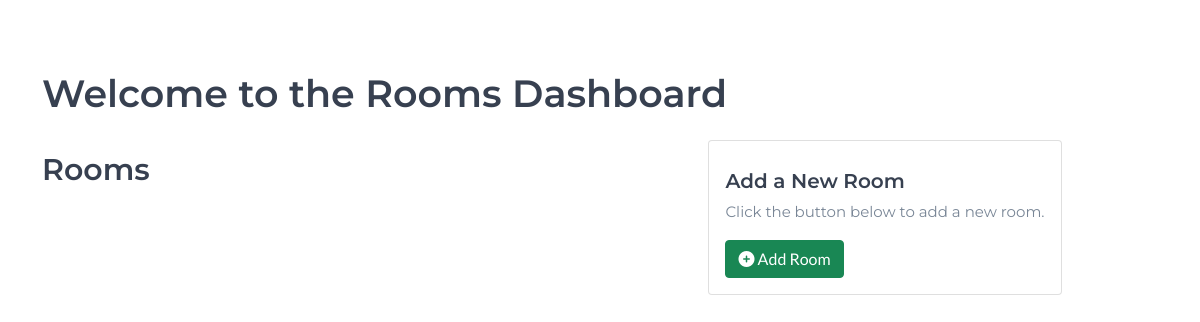
The app's page /receptionists/dash.php, older data.
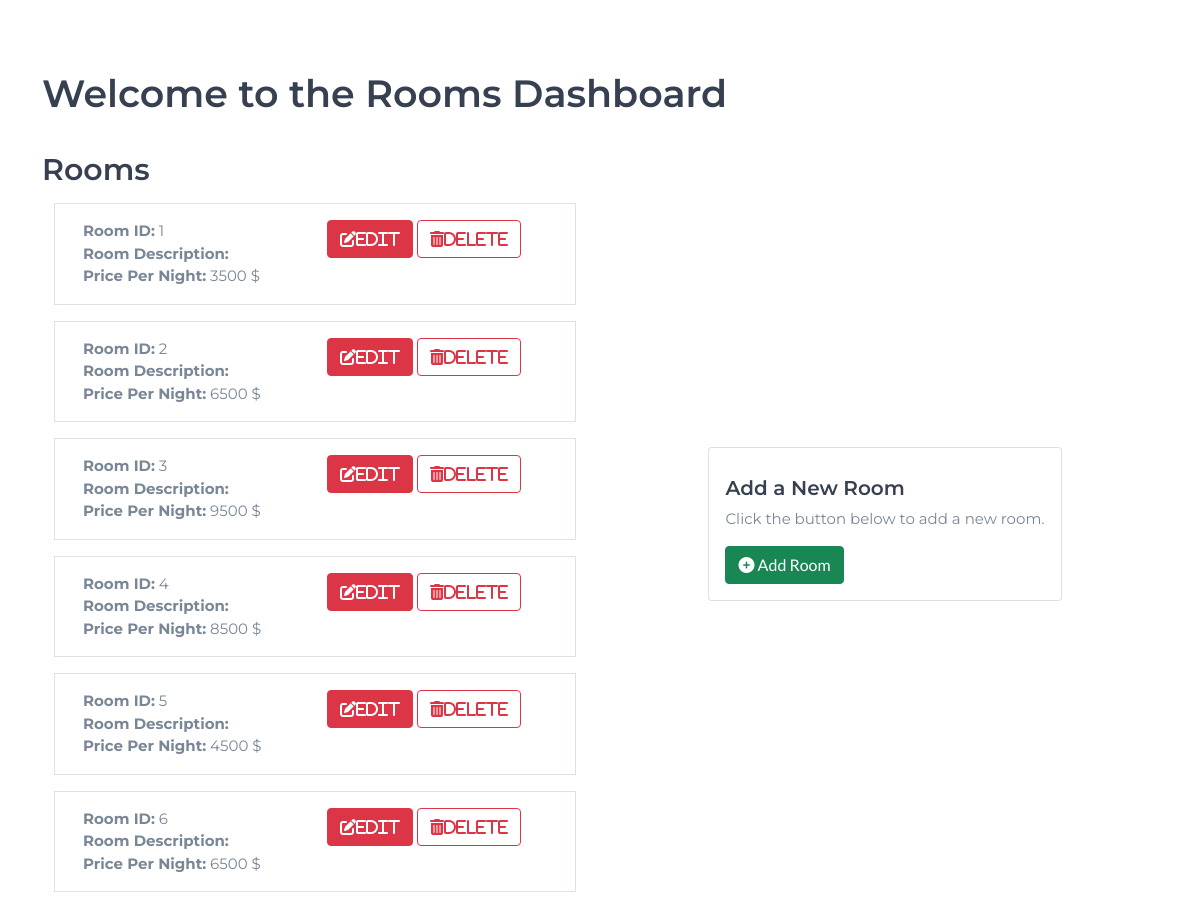
The same page, newer data.
### tables this page shows
CREATE TABLE `room` (
  `Room_ID` int(20) NOT NULL,
  `room_pic` varchar(20) DEFAULT NULL,
  `room_desription` varchar(300) DEFAULT NULL,
  `num of beds` int(12) NOT NULL,
  `PricePerNight` bigint(255) NOT NULL,
  `avalability` tinyint(1) NOT NULL,
  `capacity` int(200) DEFAULT NULL
);

### receptionists/dash.php (the view, shortened to what this page needs)
<?php
include '../tools/connection.php';
?>
<!DOCTYPE html>
<html lang="en">
<head>
    <link rel="stylesheet" href="css/bootstrap.min.css">
    <link rel="stylesheet" href="icons/fontawesome/css/all.min.css">
    <link type="text/css" rel="stylesheet" href="css/style.css"/>
</head>
<body>
    <br>
    <div class="container mt-5">
        <h1>Welcome to the Rooms Dashboard</h1>
        <div class="row mt-4">
            <div class="col-md-6">
                <h2>Rooms</h2>
                <div class="list-group">
                    <?php
                    $sql = "SELECT * FROM room";
                    $result = $conn->query($sql);
                    echo "<div class='container'>";
                    while ($row = $result->fetch_assoc()) {
                        echo "
                        <div class='row mb-3 border p-3'>
                            <div class='col'>
                                <strong>Room ID:</strong> " . $row["Room_ID"] . "<br>
                                <strong>Room Description:</strong> " . $row["description"] . "<br>
                                <strong>Price Per Night:</strong> " . $row["PricePerNight"] . " $
                            </div>
                            <div class='col'>
                                <a class='btn btn-danger' href='room-commands/edit-room.php?Room_ID=" . $row["Room_ID"] . "'><i class='fas fa-edit'>Edit</i></a>
                                <a class='btn btn-outline-danger' href='room-commands/delete-room.php?Room_ID=" . $row["Room_ID"] . "'><i class='fas fa-trash-alt'>Delete</i></a>
                            </div>
                        </div>
                        ";
                    }
                    echo "</div>";
                    ?>
                </div>
            </div>
            <div class="col-md-6 d-flex align-items-center justify-content-center">
                <div class="card">
                    <div class="card-body">
                        <h5 class="card-title">Add a New Room</h5>
                        <p class="card-text">Click the button below to add a new room.</p>
                        <a href="room-commands/add-room.php" class="btn btn-success">
                            <i class="fas fa-plus-circle"></i> Add Room
                        </a>
                    </div>
                </div>
            </div>
        </div>
        <br>
    </div>
</body>
</html>

Row changes from the older to the newer data that the page shows:
added room: Room_ID "1", PricePerNight "3500"
added room: Room_ID "2", PricePerNight "6500"
added room: Room_ID "3", PricePerNight "9500"
added room: Room_ID "4", PricePerNight "8500"
added room: Room_ID "5", PricePerNight "4500"
added room: Room_ID "6", PricePerNight "6500"
